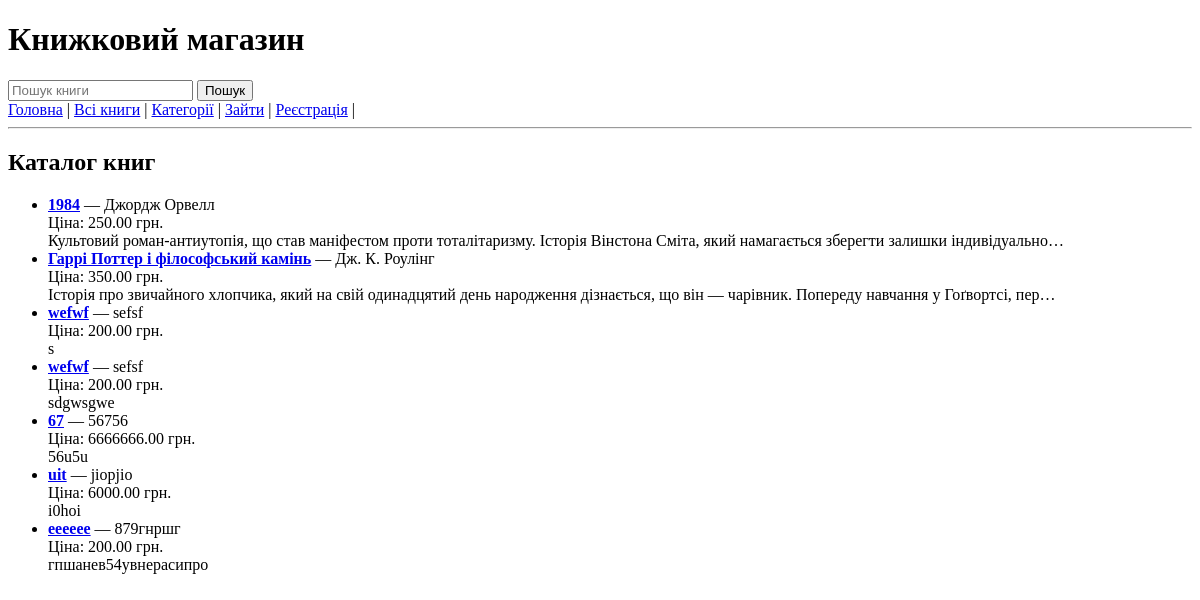
The app's page /catalog/, older data.
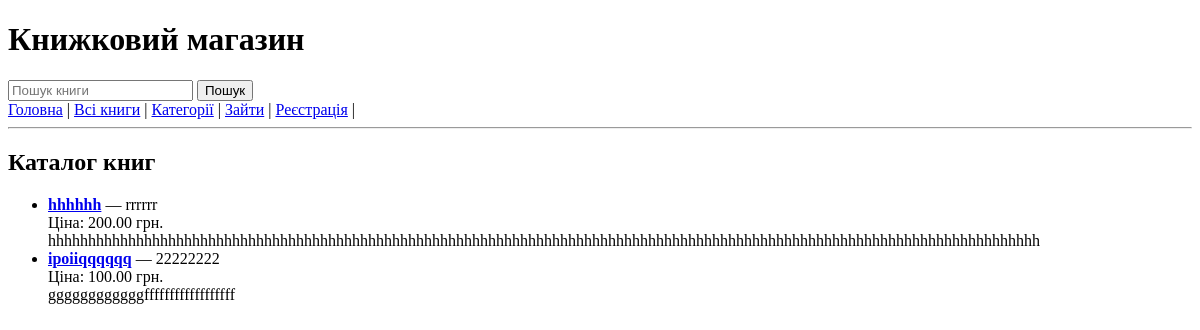
The same page, newer data.
### bookshop/models.py (models this page shows)
class Book(models.Model):
    category = models.ManyToManyField(Category, verbose_name="Category")
    title = models.CharField(max_length=100, verbose_name="Book Title")
    author = models.CharField(max_length=200, verbose_name="Author")
    price = models.DecimalField(max_digits=10, decimal_places=2, verbose_name="Price")
    description = models.TextField(verbose_name="Description")
    published_date = models.DateField(null=True, blank=True, verbose_name="Published Date")
    stock = models.BooleanField(default=True, verbose_name="Stock Status")

### bookshop/views.py (the view)
# urls.py: path('catalog/', catalog_views.index, name="index"),
def index(request):
    result = Book.objects.all()
    logger.info(f"Головна | user: {request.user}")
    return render(request, "index.html", {'books': result})

### bookshop/templates/index.html (shortened to what this page needs)
{% extends 'base.html' %}
{% block content %}
    <h2>Каталог книг</h2>
    <ul>
        {% for book in books %}
            <li>
                <a href="{% url 'book_detail' book.pk %}"><strong>{{ book.title }}</strong></a> — {{ book.author }}<br>
                Ціна: {{ book.price }} грн. <br>
                {{ book.description|truncatechars:140 }}
            </li>
        {% empty %}
            <li>Книг поки немає в базі.</li>
        {% endfor %}
    </ul>
{% endblock content %}

Row changes from the older to the newer data that the page shows:
removed Book: title "Гаррі Поттер і філософський камінь", author "Дж. К. Роулінг", price "350.00", description "Історія про звичайного хлопчика, який на свій одинадцятий день народження дізнається, що він — чарівник. Попереду навчання у Гоґвортсі, пер…"
removed Book: title "wefwf", author "sefsf", price "200.00", description "s"
removed Book: title "wefwf", author "sefsf", price "200.00", description "sdgwsgwe"
removed Book: title "67", author "56756", price "6666666.00", description "56u5u"
removed Book: title "uit", author "jiopjio", price "6000.00", description "i0hoi"
removed Book: title "ееееее", author "879гнршг", price "200.00", description "гпшанев54увнерасипро"
changed Book: title "1984" → "hhhhhh"; author "Джордж Орвелл" → "rrrrrr"; price "250.00" → "200.00"; description "Культовий роман-антиутопія, що став маніфестом проти тоталітаризму. Історія Вінстона Сміта, який намагається зберегти залишки індивідуально…" → "hhhhhhhhhhhhhhhhhhhhhhhhhhhhhhhhhhhhhhhhhhhhhhhhhhhhhhhhhhhhhhhhhhhhhhhhhhhhhhhhhhhhhhhhhhhhhhhhhhhhhhhhhhhhhhhhhhhhhhhhhhhh"
added Book: title "ipoiiqqqqqq", author "22222222", price "100.00", description "ggggggggggggffffffffffffffffff"
